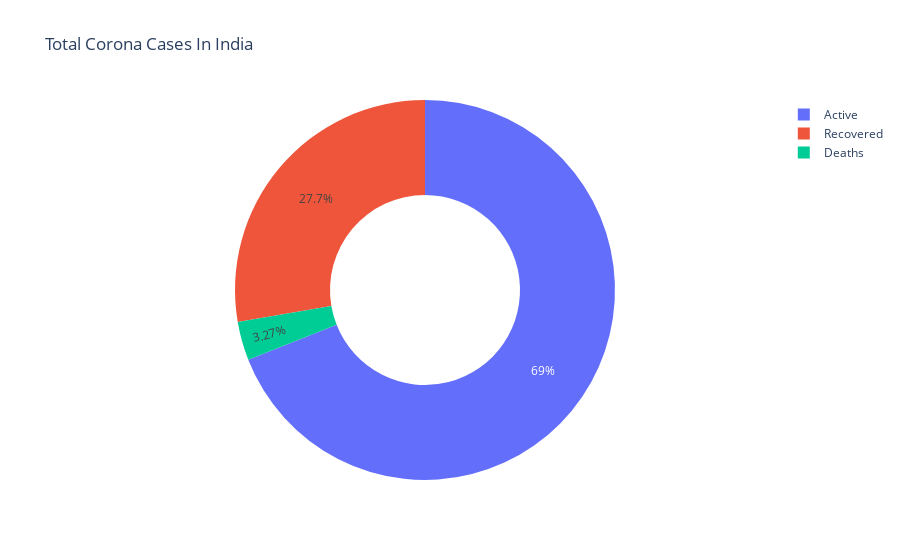

Notebook code cell kept with this figure:
### Code cell
value=India.iloc[:,2:].max()
label=['Active','Recovered','Deaths']
fig=px.pie(values=value,labels=label,names=label,hole=0.5,title='Total Corona Cases In India')
fig.show()

### Figure 1 — Plotly figure (JSON) as saved in the notebook; plotly's stock layout.template omitted (floating-point values rounded to 4 significant figures)
{"data": [{"domain": {"x": [0, 1], "y": [0, 1]}, "hole": 0.5, "hovertemplate": "label=%{label}<br>value=%{value}<extra></extra>", "labels": ["Active", "Recovered", "Deaths"], "legendgroup": "", "name": "", "showlegend": true, "type": "pie", "values": [29339, 11775, 1391]}], "layout": {"legend": {"tracegroupgap": 0}, "title": {"text": "Total Corona Cases In India"}}}
